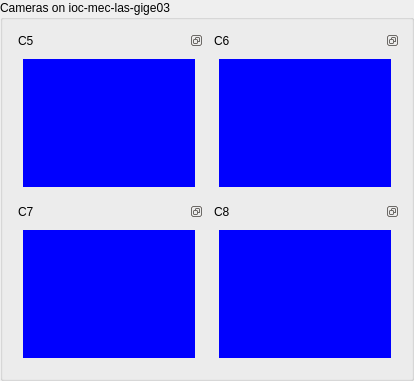
    <widget class="QGroupBox" name="groupBox_3">
     <property name="minimumSize">
      <size>
       <width>414</width>
       <height>381</height>
      </size>
     </property>
     <property name="title">
      <string>Cameras on ioc-mec-las-gige03</string>
     </property>
     <layout class="QGridLayout" name="gridLayout_26">
      <item row="0" column="0">
       <widget class="QDockWidget" name="dockWidget_5">
        <property name="features">
         <set>QDockWidget::DockWidgetFloatable|QDockWidget::DockWidgetMovable</set>
        </property>
        <property name="windowTitle">
         <string>C5</string>
        </property>
        <widget class="QWidget" name="dockWidgetContents_5">
         <layout class="QGridLayout" name="gridLayout_49">
          <item row="0" column="0">
           <widget class="QWidget" name="w_Img_5" native="true">
            <property name="minimumSize">
             <size>
              <width>0</width>
              <height>0</height>
             </size>
            </property>
            <property name="styleSheet">
             <string notr="true">background: dark blue</string>
            </property>
           </widget>
          </item>
         </layout>
        </widget>
       </widget>
      </item>
      <item row="0" column="1">
       <widget class="QDockWidget" name="dockWidget_6">
        <property name="features">
         <set>QDockWidget::DockWidgetFloatable|QDockWidget::DockWidgetMovable</set>
        </property>
        <property name="windowTitle">
         <string>C6</string>
        </property>
        <widget class="QWidget" name="dockWidgetContents_6">
         <layout class="QGridLayout" name="gridLayout_50">
          <item row="0" column="0">
           <widget class="QWidget" name="w_Img_6" native="true">
            <property name="minimumSize">
             <size>
              <width>0</width>
              <height>0</height>
             </size>
            </property>
            <property name="styleSheet">
             <string notr="true">background: dark blue</string>
            </property>
           </widget>
          </item>
         </layout>
        </widget>
       </widget>
      </item>
      <item row="1" column="0">
       <widget class="QDockWidget" name="dockWidget_7">
        <property name="features">
         <set>QDockWidget::DockWidgetFloatable|QDockWidget::DockWidgetMovable</set>
        </property>
        <property name="windowTitle">
         <string>C7</string>
        </property>
        <widget class="QWidget" name="dockWidgetContents_7">
         <layout class="QGridLayout" name="gridLayout_51">
          <item row="0" column="0">
           <widget class="QWidget" name="w_Img_7" native="true">
            <property name="minimumSize">
             <size>
              <width>0</width>
              <height>0</height>
             </size>
            </property>
            <property name="styleSheet">
             <string notr="true">background: dark blue</string>
            </property>
           </widget>
          </item>
         </layout>
        </widget>
       </widget>
      </item>
      <item row="1" column="1">
       <widget class="QDockWidget" name="dockWidget_8">
        <property name="features">
         <set>QDockWidget::DockWidgetFloatable|QDockWidget::DockWidgetMovable</set>
        </property>
        <property name="windowTitle">
         <string>C8</string>
        </property>
        <widget class="QWidget" name="dockWidgetContents_8">
         <layout class="QGridLayout" name="gridLayout_52">
          <item row="0" column="0">
           <widget class="QWidget" name="w_Img_8" native="true">
            <property name="minimumSize">
             <size>
              <width>0</width>
              <height>0</height>
             </size>
            </property>
            <property name="styleSheet">
             <string notr="true">background: dark blue</string>
            </property>
           </widget>
          </item>
         </layout>
        </widget>
       </widget>
      </item>
     </layout>
    </widget>
